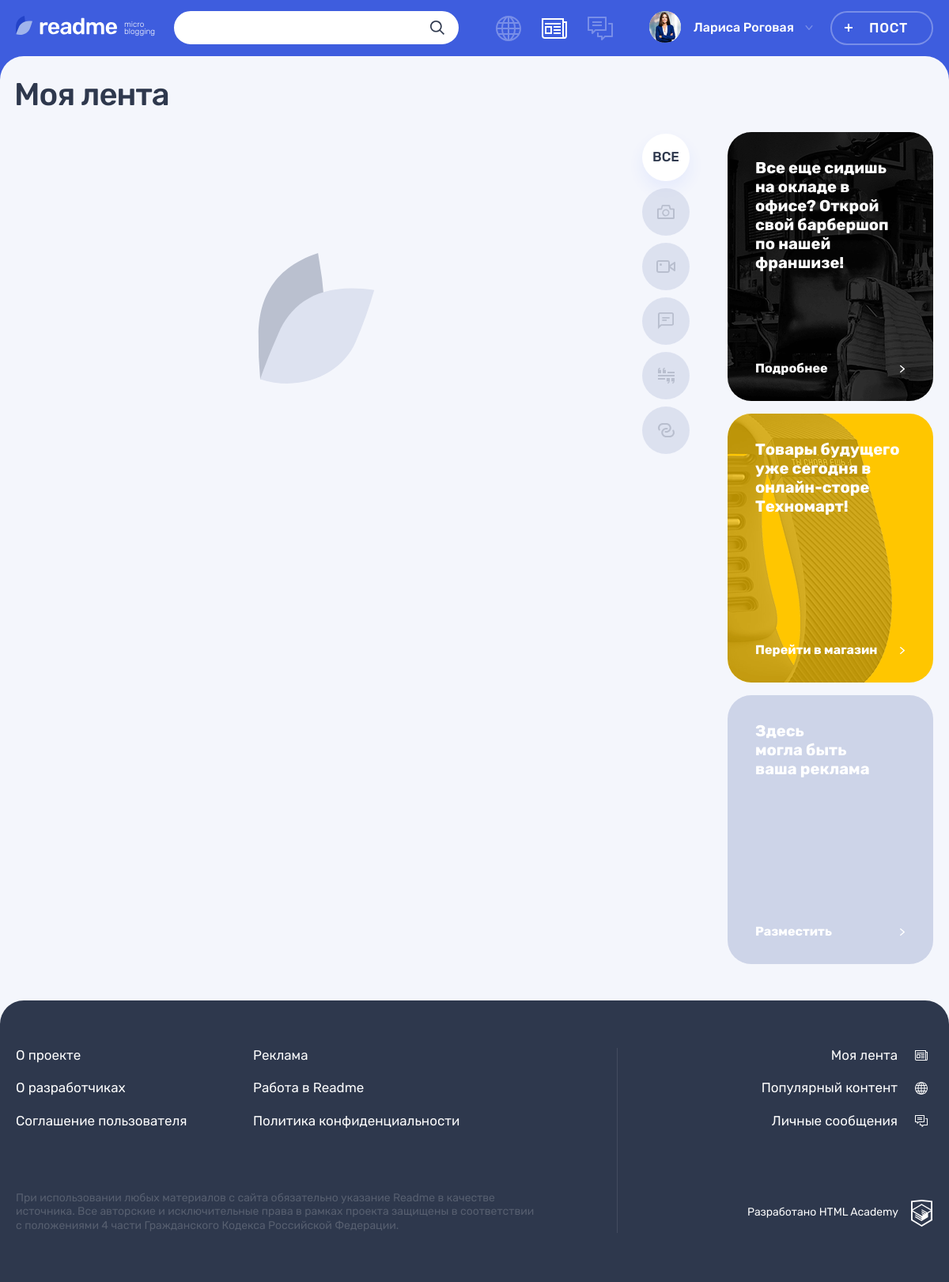
The page /feed.php (signed in) on the database its author committed.
### tables this page shows
CREATE TABLE content_type (
	id INT UNSIGNED AUTO_INCREMENT PRIMARY KEY,
	type_name VARCHAR(128) NOT NULL,
	class_name VARCHAR(128) NOT NULL,
	icon_width INT UNSIGNED NOT NULL,
	icon_height INT UNSIGNED NOT NULL
);

### helpers.php (called while the page is built, shortened)
<?php
function include_template($name, array $data = [])
{
    $name = 'templates/' . $name;
    extract($data);
    require $name;
    $result = ob_get_clean();
    return $result;
}

### db-functions.php (called while the page is built, shortened)
<?php
function get_mysqli_result(mysqli $con, string $sql, string $result_type = 'all') {
    if (!$result = mysqli_query($con, $sql)) {
        update_errors_log($con, $sql, 'mysql_errors.txt');
        http_response_code(500);
        exit;
    } elseif ($result_type === 'all') {
        $result = mysqli_fetch_all($result, MYSQLI_ASSOC);
    } elseif ($result_type === 'assoc') {
        $result = mysqli_fetch_assoc($result);
    }
    return $result;
}
function get_content_types(mysqli $con) : array {
    $sql = 'SELECT
        id, type_name, class_name, icon_width, icon_height
        FROM content_type';
    $content_types = get_mysqli_result($con, $sql);
    return $content_types;
}

### functions.php (called while the page is built, shortened)
<?php
function esc(string $str) : string {
    $text = htmlspecialchars($str);
    return $text;
}

### templates/main.php (the view, shortened to what this page needs)
<div class="container">
    <h1 class="page__title page__title--feed">Моя лента</h1>
</div>
<div class="page__main-wrapper container">
    <section class="feed">
        <?php $style = !empty($posts) ? 'background-image: none;' : ''; ?>
        <div style="<?= $style ?>" class="feed__main-wrapper">
        </div>
        <ul class="feed__filters filters">
            <li class="feed__filters-item filters__item">
                <?php $classname = !isset($_GET['filter']) ? ' filters__button--active' : ''; ?>
                <a class="filters__button<?= $classname ?>" href="/feed.php">
                    <span>Все</span>
                </a>
            </li>
            <?php foreach ($content_types as $type): ?>
                <li class="feed__filters-item filters__item">
                    <?php $classname = isset($_GET['filter']) && $_GET['filter'] === $type['class_name'] ? ' filters__button--active' : ''; ?>
                    <a class="filters__button filters__button--<?= esc($type['class_name']) ?> button<?= $classname ?>" href="/feed.php?filter=<?= esc($type['class_name']) ?>">
                        <svg class="filters__icon" width="<?= esc($type['icon_width']) ?>" height="<?= esc($type['icon_height']) ?>">
                            <use xlink:href="#icon-filter-<?= esc($type['class_name']) ?>"></use>
                        </svg>
                    </a>
                </li>
            <?php endforeach; ?>
        </ul>
    </section>
    <aside class="promo">
        <article class="promo__block promo__block--barbershop">
            <p class="promo__text">Все еще сидишь на окладе в офисе? Открой свой барбершоп по нашей франшизе!</p>
            <a class="promo__link" href="#">Подробнее</a>
        </article>
        <article class="promo__block promo__block--technomart">
            <p class="promo__text">Товары будущего уже сегодня в онлайн-сторе Техномарт!</p>
            <a class="promo__link" href="#">Перейти в магазин</a>
        </article>
        <article class="promo__block">
            <p class="promo__text">Здесь<br>могла быть<br>ваша реклама</p>
            <a class="promo__link" href="#">Разместить</a>
        </article>
    </aside>
</div>

### css/main.css (style rules this page uses)
html { line-height:1.15;-webkit-text-size-adjust:100% }
body { margin:0 }
h1 { font-size:2em;margin:.67em 0 }
a { background-color:transparent }
body,html { width:100%;height:100%;min-width:1200px;margin:0;padding:0;font-family:rubik,arial,sans-serif;font-weight:400;font-style:normal;font-size:16px;line-height:1.15;color:#2e384d;-webkit-font-smoothing:antialiased;font-smoothing:antialiased;-webkit-box-sizing:border-box;box-sizing:border-box }
*,::after,::before { -webkit-box-sizing:inherit;box-sizing:inherit }
a { color:inherit;text-decoration:none;-webkit-transition:color .3s,opacity .3s;transition:color .3s,opacity .3s;cursor:pointer }
.container { width:1200px;margin-left:auto;margin-right:auto;padding-left:20px;padding-right:20px }
.button { padding:0;background:0 0;border:none;text-decoration:none;cursor:pointer;display:inline-block;font:inherit;text-align:center;word-break:break-word;word-wrap:wrap;overflow-wrap:break-word;-webkit-transition:color .3s,background-color .3s,border .3s,opacity .3s;transition:color .3s,background-color .3s,border .3s,opacity .3s;outline:0 }
.page { display:-webkit-box;display:-ms-flexbox;display:flex;-webkit-box-orient:vertical;-webkit-box-direction:normal;-ms-flex-direction:column;flex-direction:column;background-color:#3e5dde }
.page__main-wrapper { display:-webkit-box;display:-ms-flexbox;display:flex;-webkit-box-pack:justify;-ms-flex-pack:justify;justify-content:space-between;-webkit-box-align:start;-ms-flex-align:start;align-items:flex-start }
.page__title { margin-top:0;margin-left:-2px;font-size:40px;font-weight:500;letter-spacing:-1px }
.page__title--feed { margin-bottom:23px }
.filters { margin:0;padding:0;list-style:none }
.filters__item { position:relative }
.filters__button { display:-webkit-box;display:-ms-flexbox;display:flex;-webkit-box-pack:center;-ms-flex-pack:center;justify-content:center;-webkit-box-align:center;-ms-flex-align:center;align-items:center;height:100%;font-size:17px;line-height:1;font-weight:500;text-transform:uppercase;color:rgba(46,56,77,.3);background-color:rgba(205,212,232,.6);border-radius:50% }
.filters__button--active,.filters__button:active { color:#2e384d;-webkit-box-shadow:0 10px 20px 0 rgba(46,91,255,.07);box-shadow:0 10px 20px 0 rgba(46,91,255,.07) }
.filters__button--active.filters__button,.filters__button:active.filters__button { background-color:#fff }
.filters__icon { fill:#2e384d;opacity:.2;-webkit-transition:fill .3s,opacity .3s;transition:fill .3s,opacity .3s }
.feed { display:-webkit-box;display:-ms-flexbox;display:flex;-webkit-box-pack:justify;-ms-flex-pack:justify;justify-content:space-between;width:852px }
.feed__main-wrapper { min-height:59vh;background-image:url(../img/no-feed-bg.svg);border-radius:50%;background-size:152px 165px;background-repeat:no-repeat;background-position:center }
.feed__filters { margin-top:2px }
.feed__filters-item { width:60px;height:60px;margin-bottom:9px }
.promo__block { display:-webkit-box;display:-ms-flexbox;display:flex;-webkit-box-orient:vertical;-webkit-box-direction:normal;-ms-flex-direction:column;flex-direction:column;width:260px;height:340px;margin-bottom:16px;padding:34px 35px 31px;background-size:260px 340px;border-radius:30px;background-color:#cdd4e8 }
.promo__block--barbershop { background-image:url(../img/barbershop.png);background-color:#000 }
.promo__block--technomart { background-image:url(../img/technomart.png);background-color:#ffc600 }
.promo__text { margin-top:0;margin-bottom:0;font-size:20px;font-weight:700;line-height:1.2;color:#fff }
.promo__link { margin-top:auto;padding-right:20px;font-weight:700;color:#fff;background-image:url(../img/icon-arrow-right-ad.svg);background-repeat:no-repeat;background-position:right 1px center;background-size:6px 9px }

### rows shown on the page
content_type: icon_width 22 (drawn)
content_type: icon_width 24 (drawn)
content_type: icon_width 20 (drawn)
content_type: icon_width 21 (drawn)
content_type: icon_width 21 (drawn)

### other values the page prints
$_SESSION['user']['login'] "Лариса Роговая"
